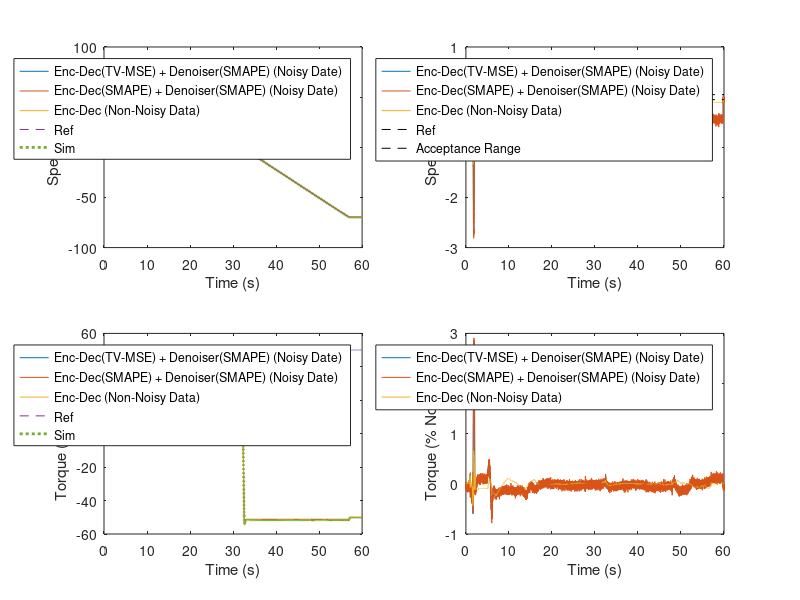

MATLAB code for this plot: (Note: this script raises an error after producing the figure.)
load('bench6.mat');
close all
subplot(2,2,1)
plot(time, denoised_diag_speed2)
hold on
plot(time, denoised_diag_speed1)
hold on
plot(time, diag_speed)
hold on
plot(time, ref_speed, '--')
hold on
plot(time, sim_speed, ':', 'linewidth', 2)
xlabel('Time (s)')
ylabel('Speed (Hz)')
legend('Enc-Dec(TV-MSE) + Denoiser(SMAPE) (Noisy Date)', 'Enc-Dec(SMAPE) + Denoiser(SMAPE) (Noisy Date)', 'Enc-Dec (Non-Noisy Data)', 'Ref', 'Sim')

subplot(2,2,2)
plot(time, sim_speed - denoised_diag_speed2)
hold on
plot(time, sim_speed - denoised_diag_speed1)
hold on
plot(time, sim_speed - diag_speed)
hold on
plot([0 time(end)],[-0.05 -0.05],'k--')
hold on 
plot([0 time(end)],[+0.05 +0.05],'k--')
xlabel('Time (s)')
ylabel('Speed (Hz)')
legend('Enc-Dec(TV-MSE) + Denoiser(SMAPE) (Noisy Date)', 'Enc-Dec(SMAPE) + Denoiser(SMAPE) (Noisy Date)', 'Enc-Dec (Non-Noisy Data)', 'Ref', 'Acceptance Range')


subplot(2,2,3)
plot(time, denoised_diag_torque2)
hold on
plot(time, denoised_diag_torque1)
hold on
plot(time, diag_torque)
hold on
plot(time, ref_torque, '--')
hold on
plot(time, sim_torque, ':', 'linewidth', 2)
xlabel('Time (s)')
ylabel('Torque (% Nominal)')
legend('Enc-Dec(TV-MSE) + Denoiser(SMAPE) (Noisy Date)', 'Enc-Dec(SMAPE) + Denoiser(SMAPE) (Noisy Date)', 'Enc-Dec (Non-Noisy Data)', 'Ref', 'Sim')

subplot(2,2,4)
plot(time, sim_torque - denoised_diag_torque2)
hold on
plot(time, sim_torque - denoised_diag_torque1)
hold on
plot(time, sim_torque - diag_torque)
xlabel('Time (s)')
ylabel('Torque (% Nominal)')
legend('Enc-Dec(TV-MSE) + Denoiser(SMAPE) (Noisy Date)', 'Enc-Dec(SMAPE) + Denoiser(SMAPE) (Noisy Date)', 'Enc-Dec (Non-Noisy Data)', 'Ref')


fprintf("\n\nSignal to noise ratio\n\n");
fprintf("Speed: Enc-Dec(TV-MSE) + Denoiser(SMAPE) (Noisy Date)=%.4f \n", snr(sim_speed, sim_speed -denoised_diag_speed2));
fprintf("Speed: Enc-Dec(SMAPE) + Denoiser(SMAPE) (Noisy Date)=%.4f \n", snr(sim_speed, sim_speed - denoised_diag_speed1));
fprintf("Torque: Enc-Dec(TV-MSE) + Denoiser(SMAPE) (Noisy Date)=%.4f \n", snr(sim_torque, sim_torque - denoised_diag_torque2));
fprintf("Torque: Enc-Dec(SMAPE) + Denoiser(SMAPE) (Noisy Date)=%.4f \n", snr(sim_torque, sim_torque - denoised_diag_torque1));

fprintf("\n\nMaximum absolute difference\n\n");
fprintf("Speed: Enc-Dec(TV-MSE) + Denoiser(SMAPE) (Noisy Date)=%.4f \n", max(abs(diag_speed - denoised_diag_speed2)));
fprintf("Speed: Enc-Dec(SMAPE) + Denoiser(SMAPE) (Noisy Date)=%.4f \n", max(abs(diag_speed - denoised_diag_speed1)));
fprintf("Torque: Enc-Dec(TV-MSE) + Denoiser(SMAPE) (Noisy Date)=%.4f \n", max(abs(diag_torque - denoised_diag_torque2)));
fprintf("Torque: Enc-Dec(SMAPE) + Denoiser(SMAPE) (Noisy Date)=%.4f \n", max(abs(diag_torque - denoised_diag_torque1)));

fprintf("\n\nMean absolute difference\n\n");
fprintf("Speed: Enc-Dec(TV-MSE) + Denoiser(SMAPE) (Noisy Date)=%.4f \n", mean(abs(diag_speed - denoised_diag_speed2)));
fprintf("Speed: Enc-Dec(SMAPE) + Denoiser(SMAPE) (Noisy Date)=%.4f \n", mean(abs(diag_speed - denoised_diag_speed1)));
fprintf("Torque: Enc-Dec(TV-MSE) + Denoiser(SMAPE) (Noisy Date)=%.4f \n", mean(abs(diag_torque - denoised_diag_torque2)));
fprintf("Torque: Enc-Dec(SMAPE) + Denoiser(SMAPE) (Noisy Date)=%.4f \n", mean(abs(diag_torque - denoised_diag_torque1)));


